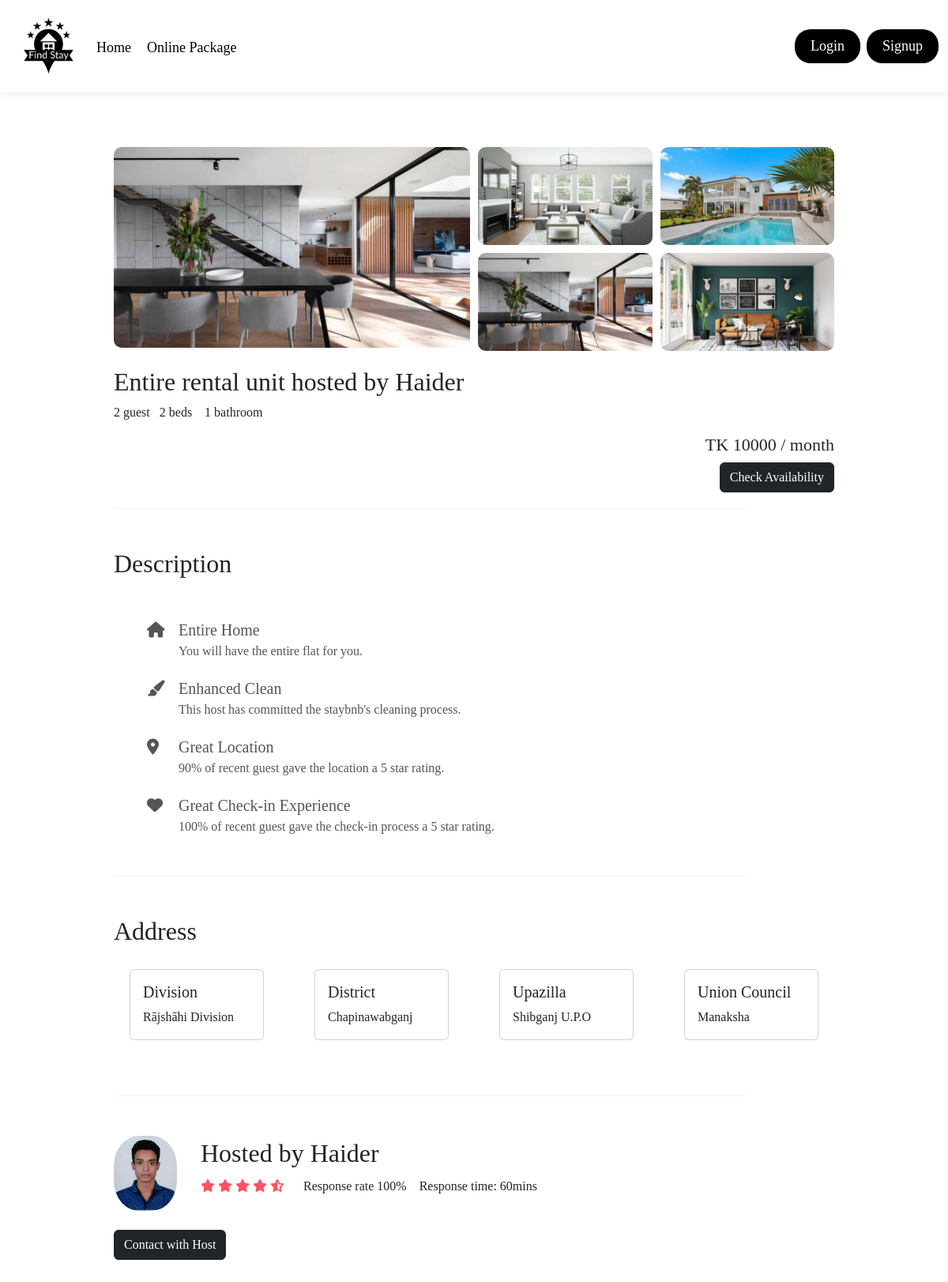
Page /house/Haider-7122561518 on the committed database.
### first_app/models.py (models this page shows, shortened)
class Ad(models.Model):
    house_id = models.CharField(max_length=35,default='')
    username = models.CharField(max_length=15,default='')
    category = models.CharField(max_length=50,default='')
    price = models.CharField(max_length=10,default='')
    no_of_room = models.IntegerField(default=0)
    pub_date = models.CharField(max_length=30,default='')
    datetime = models.DateTimeField(default=timezone.now)
    postal_code = models.IntegerField(default=0)
    description = models.CharField(max_length=20000,default='')
    division = models.CharField(max_length=20,default='')
    district = models.CharField(max_length=20,default='')
    thana = models.CharField(max_length=20,default='')
    union = models.CharField(max_length=20,default='')
    image1 = models.ImageField(upload_to="images", default='')
    image2 = models.ImageField(upload_to="images", default='')
    image3 = models.ImageField(upload_to="images", default='')
    image4 = models.ImageField(upload_to="images", default='')
    value = models.CharField(max_length=10,default='avail')

class Profile(models.Model):
    username = models.CharField(max_length=15,default='',null=True)
    fname = models.CharField(max_length=20,default='not entered',null=True)
    lname = models.CharField(max_length=20,default='not entered',null=True)
    address = models.CharField(max_length=20,default='not entered',null=True)
    email = models.CharField(max_length=40,default='not entered',null=True)
    phone = models.BigIntegerField(default='',null=True)
    gender = models.CharField(max_length=10,default='',null=True)
    owner_image = models.ImageField(upload_to="images", default='not entered',null=True)

### first_app/views.py (the view)
# urls.py: path('house/<str:house_id>',views.house,name='house'),
def house(request,house_id):
    selected_house = get_object_or_404(Ad,house_id=house_id)
    details = Ad.objects.all()
    house = {}
    for x in range(0,len(details)):
        if details[x] == selected_house:
            house2 = {
                        'price':details[x].price,
                        'image1':details[x].image1,
                        'image2':details[x].image2,
                        'image3':details[x].image3,
                        'image4':details[x].image4,
                        'no_of_room':details[x].no_of_room,
                        'pub_date':details[x].pub_date,
                        'username':details[x].username,
                        'description':details[x].description,
                        'division':details[x].division,
                        'district':details[x].district,
                        'thana':details[x].thana,
                        'union':details[x].union,
                        'value':details[x].value,
                     }
    house.update(house2)
    x = Ad.objects.filter(house_id=house_id).values()
    y = x[0]['username']
    host = Profile.objects.filter(username=str(y)).values()
    return render(request,'house.html',{'selected_house':house,'host':host})

### templates/house.html (shortened to what this page needs)
{% extends 'listing.html' %}
{% block body %}
<div class="house-details">
    <div class="gallery">
        <div class="gallery-img-1"><img src="/media/{{selected_house.image1}}"></div>
        <div><img src="/media/{{selected_house.image2}}"></div>
        <div><img src="/media/{{selected_house.image4}}"></div>
        <div><img src="/media/{{selected_house.image1}}"></div>
        <div><img src="/media/{{selected_house.image3}}"></div>
    </div>
    <div class="small-details">
        <h2>Entire rental unit hosted by {{selected_house.username}}</h2>
        <p>2 guest &nbsp;&nbsp;2 beds &nbsp;&nbsp; 1 bathroom </p>
        <h4>TK {{selected_house.price}} / month</h4>
      <h4><button type="button" class="btn btn-dark"  data-bs-toggle="modal" data-bs-target="#check_status">
        Check Availability
      </button></h4>
    </div>
    <hr class="line">
    <h2>Description</h2>
    <ul class="details-list">
        <li><i class="fa-solid fa-house"></i>Entire Home
            <span>You will have the entire flat for you.</span>
        </li>
        <li><i class="fa-solid fa-paintbrush"></i>Enhanced Clean
            <span>This host has committed the staybnb's cleaning process.</span>
        </li>
        <li><i class="fa-solid fa-location-dot"></i>Great Location
            <span>90% of recent guest gave the location a 5 star rating.</span>
        </li>
        <li><i class="fa-solid fa-heart"></i>Great Check-in Experience
            <span>100% of recent guest gave the check-in process a 5 star rating.</span>
        </li>
    </ul>
    <hr class="line">
    <div class="map">
        <div class="row">
            <h2>Address</h2>
            <div class="col-sm-3">
              <div class="card">
                <div class="card-body">
                  <h5 class="card-title">Division</h5>
                  <p class="card-text">{{selected_house.division}}</p>
                </div>
              </div>
            </div>
            <div class="col-sm-3">
                <div class="card">
                  <div class="card-body">
                    <h5 class="card-title">District</h5>
                    <p class="card-text">{{selected_house.district}}</p>
                  </div>
                </div>
              </div>
            <div class="col-sm-3">
                <div class="card">
                  <div class="card-body">
                    <h5 class="card-title">Upazilla</h5>
                    <p class="card-text">{{selected_house.thana}}</p>
                  </div>
                </div>
            </div>
            <div class="col-sm-3">
              <div class="card">
                <div class="card-body">
                  <h5 class="card-title">Union Council</h5>
                  <p class="card-text">{{selected_house.union}}</p>
                </div>
              </div>
            </div>
          </div>
    </div>
    <hr class="line">
    {% for i in host %}
    <div class="host">
      {% if i.owner_image %}
        <img src="/media/{{i.owner_image}}">
      {% else %}
      <div style="background-color: whitesmoke;">
      </div>
      {% endif %}
        <div>
            <h2>Hosted by {{i.username}}</h2>
            <p>
                <span>
                    <i class="fa fa-star"></i>
                    <i class="fa fa-star"></i>
                    <i class="fa fa-star"></i>
                    <i class="fa fa-star"></i>
                    <i class="fa fa-star-half-alt"></i>
                </span>
                &nbsp;&nbsp;&nbsp;&nbsp; Response rate 100% &nbsp;&nbsp;&nbsp;Response time: 60mins
            </p>
        </div>
    </div>
    <br>
    <button type="button" class="btn btn-dark" data-bs-toggle="modal" data-bs-target="#exampleModal">
        Contact with Host
    </button>
  {% endfor %}
</div>
<div class="pt-5"></div>
{% endblock body %}

### static/css/style.css (style rules this page uses)
* { margin:0; padding:0; box-sizing: border-box; font-family:Cambria, Cochin, Georgia, Times, 'Times New Roman', serif; }
.house-details { padding:0 12%; }
.gallery { display: grid; grid-gap: 10px; grid-template-areas:'first first . .''first first . .'; margin: 20px 0; }
.gallery div img { width: 100%; display:block; border-radius: 10px; }
.gallery-img-1 { grid-area:first; }
.small-details h2 { font-weight: 500; }
.small-details h4 { text-align: right; font-size: 22px; }
.line { border: 0; height: 1px; background: #ccc; width: 100%; max-width: 800px; margin: 20px 0 50px; }
.details-list { list-style: none; margin: 50px 0; }
.details-list li { margin-left: 50px; font-size: 20px; font-weight: 500; margin-bottom: 20px; color:#555; position: relative; }
.details-list li span { display: block; font-weight: 400; font-size: 16px; }
.details-list li i { position: absolute; top:5px; left:-40px; }
.map { margin: 50px 0; }
.host { display: flex; align-items: center; }
.host img { width: 80px; border-radius: 40%; margin-right: 30px; }
.host h2 { margin-bottom: 10px; font-weight: 500; }
.host i { color:#ff5361; }
.row .card { margin: 20px; }

### rows in the picture
Ad: image1 (picture), image2 (picture), image4 (picture), image3 (picture), username "Haider", price "10000", division "Rājshāhi Division", district "Chapinawabganj", thana "Shibganj U.P.O", union "Manaksha"
Profile: owner_image (picture), username "Haider"
